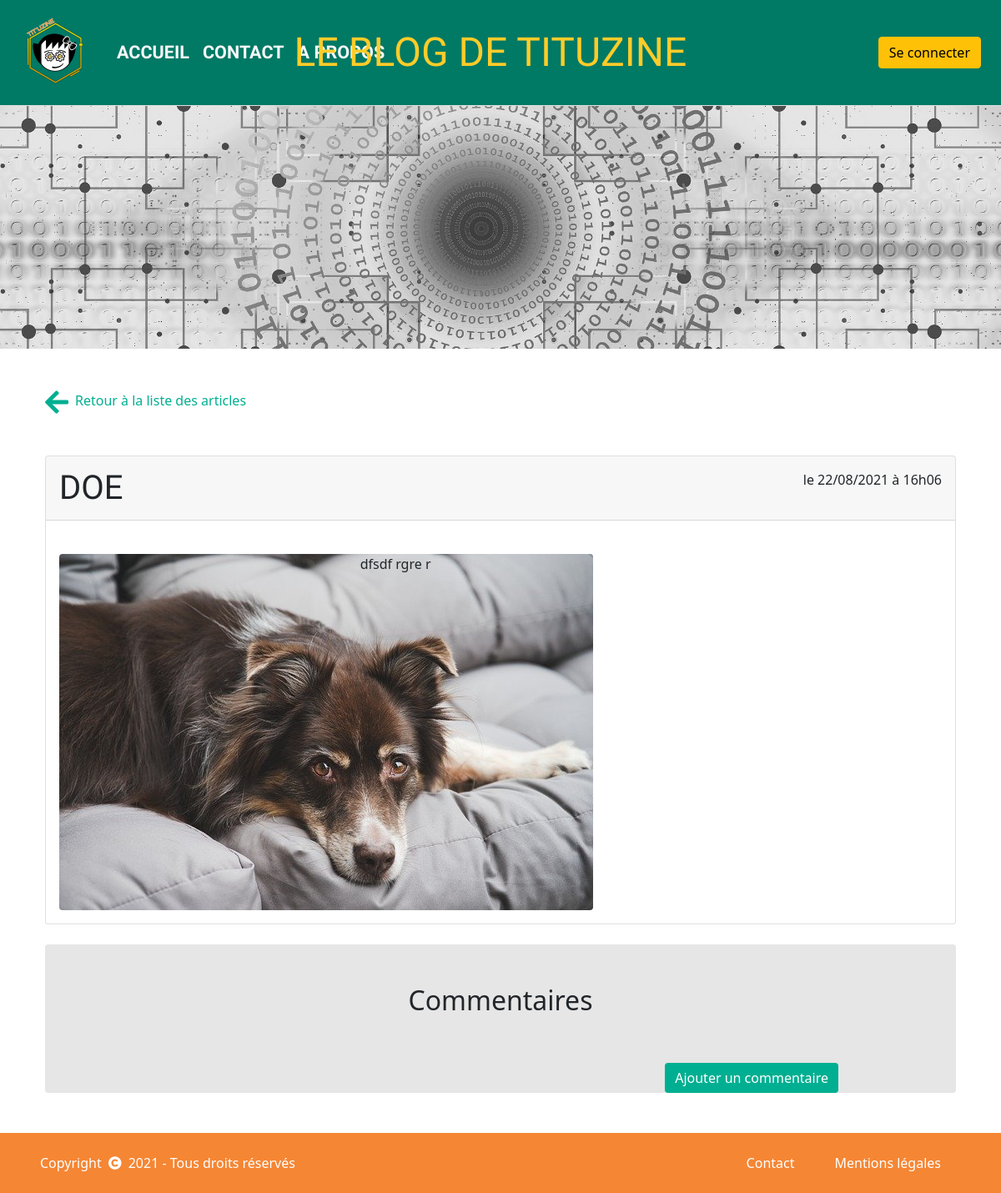
The app's page /index.php?action=post&id=95 with its own data.
### tables this page shows
CREATE TABLE `posts` (
  `id` int(11) NOT NULL,
  `redactor` varchar(255) DEFAULT NULL,
  `title` varchar(255) NOT NULL,
  `content` text NOT NULL,
  `image` varchar(255) DEFAULT NULL,
  `creation_date` datetime NOT NULL DEFAULT current_timestamp()
);

### controllers/controller.php (called while the page is built, shortened)
<?php
require_once('models/PostManager.php');
function post()
{
    $postManager = new PostManager();
    $post = $postManager->getPost($_GET['id']);
    require('views/postView.php');
}
function valid_data($data){
    $data = trim($data);
    $data = stripslashes($data);
    $data = htmlspecialchars($data);
    return $data;
}

### models/PostManager.php (called while the page is built, shortened)
<?php
class PostManager extends Manager
{
    public function getPost($postId)
    {
        $db = $this->dbConnect();
        $req = $db->prepare('SELECT id, redactor, title, content, image, DATE_FORMAT(creation_date, \'%d/%m/%Y à %Hh%i\') AS creation_date_fr FROM posts WHERE id = ?');
        $req->execute(array($postId));
        $post = $req->fetch();
        return $post;
    }
}
?>

### views/postView.php (the view, shortened to what this page needs)
<div class="container-fluid py-4">
    <div class="mb-5">
        <a href="index.php" class="text-decoration-none text-success"><i class="fas fa-arrow-left me-2 text-success d-inline-block align-middle" style="font-size: 2rem;"></i>Retour à la liste des articles</a>
    </div>
    <div class="card col-12">
        <div class="card-header">
            <span class="text-uppercase" style="font-family: 'Tourney', cursive; font-size: 2.5rem;"><?= valid_data($post['title']) ?></span>
            <span class="float-end mt-2"> le <?= $post['creation_date_fr'] ?></span>
        </div>
        <div class="card-body">
            <div class="row mt-4">
                <?php
                    if ($post['image'] !== NULL) {
                        ?>
                            <div class="col-4 text-center">
                            <img src="./public/img/<?= valid_data ($post['image']) ?>" alt="<?= $post['image']?>" class="rounded"><br>
                            </div>
                        <?php
                    }
                ?>
                <div class="col">
                    <p class="card-text"><?= nl2br(valid_data($post['content'])) ?></p>
                </div>
            </div>
        </div>
    </div>
</div>
<div class="container-fluid ">
    <div class="col-12 bg-grey rounded">
        <h2 class="text-center py-5">Commentaires</h2>
         <?php
         if (!isset($_SESSION['id']) AND !isset($_SESSION['name']))
         { ?>
         <div class="row mb-4">
            <div class="col-11 text-end">
                <button type="button" class="btn btn-success me-5" data-bs-toggle="modal" data-bs-target="#modalCom">
                Ajouter un commentaire
                </button>
            </div>
         </div>
         <?php
         }
         ?>
    </div>
</div>
<?php require('template.php'); ?>

### public/css/style.css (style rules this page uses)
.bg-success, .btn-success { background-color: #00AF91 !important; border: none; }
.bg-grey, .btn-grey { background-color: #e6e6e6; border: none; }
.text-success { color: #00AF91 !important; }

### records on screen
posts: title "DOE", image (picture), content "dfsdf rgre r"

### other values on screen
$post['creation_date_fr'] "22/08/2021 à 16h06"
